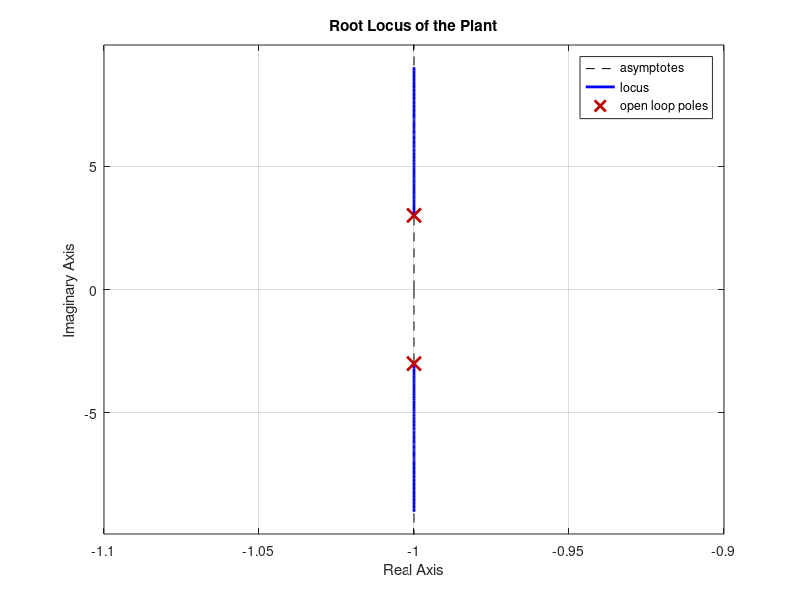
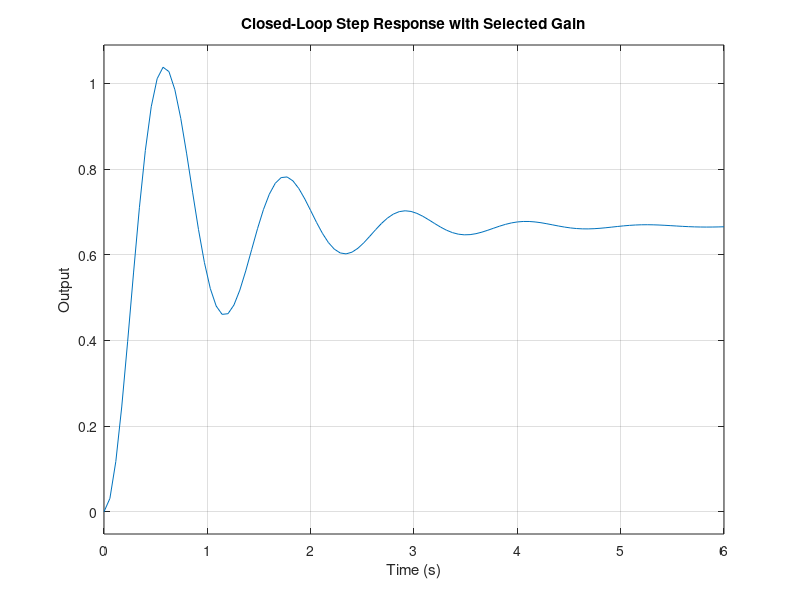

MATLAB code for these plots, in order: (Note: this script raises an error after producing the figures.)

%% EP07 - Root Locus for Controller Design
% Control System Design with MATLAB

clc;
clear;
close all;

%% 1. Define the Plant

s = tf('s');

G = 1/(s^2 + 2*s + 10);

disp('Plant transfer function:');
G

%% 2. Plot the Root Locus

figure;
rlocus(G);
grid on;
title('Root Locus of the Plant');

%% 3. Calculate Open-Loop Poles and Zeros

open_loop_poles = pole(G);
open_loop_zeros = zero(G);

disp('Open-Loop Poles:');
disp(open_loop_poles);

disp('Open-Loop Zeros:');
disp(open_loop_zeros);

%% 4. Select a Gain Using Root Locus

K = 20;

C = K;

disp('Selected Controller Gain:');
disp(K);

%% 5. Create the Closed-Loop System

T = feedback(C*G,1);

disp('Closed-Loop Transfer Function:');
T

%% 6. Calculate Closed-Loop Poles

closed_loop_poles = pole(T);

disp('Closed-Loop Poles:');
disp(closed_loop_poles);

%% 7. Check Closed-Loop Stability

stable = isstable(T);

disp('Is the Closed-Loop System Stable?');
disp(stable);

%% 8. Plot the Closed-Loop Step Response

figure;
step(T);
grid on;
title('Closed-Loop Step Response with Selected Gain');
xlabel('Time (s)');
ylabel('Output');

%% 9. Analyze Closed-Loop Performance

info = stepinfo(T);

disp('Closed-Loop Performance:');
disp(info);

%% 10. Display DC Gain

dc_gain = dcgain(T);

disp('Closed-Loop DC Gain:');
disp(dc_gain);
